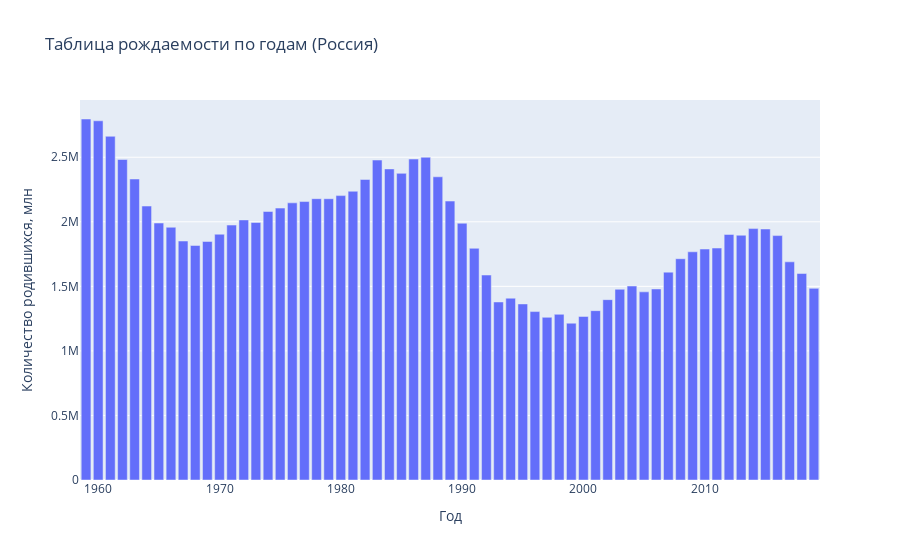

Here is the notebook cell this chart was saved with:
### Code cell
fig = px.bar(df, x='year', y='people', labels={'year':'Год', 'people':'Количество родившихся, млн'},
                                       title='Таблица рождаемости по годам (Россия)')
fig.show()

### Figure 1 — Plotly figure (JSON) as saved in the notebook; plotly's stock layout.template omitted (floating-point values rounded to 4 significant figures)
{"data": [{"alignmentgroup": "True", "hovertemplate": "Год=%{x}<br>Количество родившихся, млн=%{y}<extra></extra>", "legendgroup": "", "marker": {"color": "#636efa"}, "name": "", "offsetgroup": "", "orientation": "v", "showlegend": false, "textposition": "auto", "type": "bar", "x": [1959, 1960, 1961, 1962, 1963, 1964, 1965, 1966, 1967, 1968, 1969, 1970, 1971, 1972, 1973, 1974, 1975, 1976, 1977, 1978, 1979, 1980, 1981, 1982, 1983, 1984, 1985, 1986, 1987, 1988, 1989, 1990, 1991, 1992, 1993, 1994, 1995, 1996, 1997, 1998, 1999, 2000, 2001, 2002, 2003, 2004, 2005, 2006, 2007, 2008, 2009, 2010, 2011, 2012, 2013, 2014, 2015, 2016, 2017, 2018, 2019], "xaxis": "x", "y": [2796228, 2782353, 2662135, 2482539, 2331505, 2121994, 1990520, 1957763, 1851041, 1816509, 1847592, 1903713, 1974637, 2014638, 1994621, 2079812, 2106147, 2146711, 2156724, 2179030, 2178542, 2202779, 2236608, 2328044, 2478322, 2409614, 2375147, 2485915, 2499974, 2348494, 2160559, 1988858, 1794626, 1587644, 1378983, 1408159, 1363806, 1304638, 1259943, 1283292, 1214689, 1266800, 1311604, 1396967, 1477301, 1502477, 1457376, 1479637, 1610122, 1713947, 1767687, 1788948, 1796629, 1902084, 1895822, 1947301, 1944136, 1893256, 1689884, 1599316, 1484517], "yaxis": "y"}], "layout": {"barmode": "relative", "legend": {"tracegroupgap": 0}, "title": {"text": "Таблица рождаемости по годам (Россия)"}, "xaxis": {"anchor": "y", "domain": [0, 1], "title": {"text": "Год"}}, "yaxis": {"anchor": "x", "domain": [0, 1], "title": {"text": "Количество родившихся, млн"}}}}
